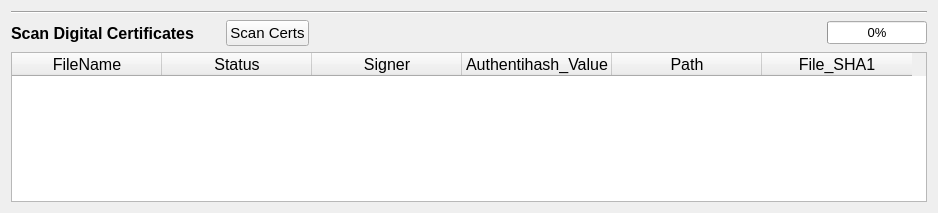
             <widget class="QWidget" name="page_5">
              <layout class="QGridLayout" name="gridLayout_2">
               <item row="1" column="0">
                <layout class="QVBoxLayout" name="verticalLayout_2">
                 <item>
                  <layout class="QHBoxLayout" name="horizontalLayout_30" stretch="0,0,0,1,0">
                   <item>
                    <widget class="QLabel" name="label_9">
                     <property name="maximumSize">
                      <size>
                       <width>16777215</width>
                       <height>38</height>
                      </size>
                     </property>
                     <property name="font">
                      <font>
                       <pointsize>12</pointsize>
                       <weight>75</weight>
                       <bold>true</bold>
                      </font>
                     </property>
                     <property name="text">
                      <string>Scan Digital Certificates</string>
                     </property>
                    </widget>
                   </item>
                   <item>
                    <spacer name="horizontalSpacer_22">
                     <property name="orientation">
                      <enum>Qt::Horizontal</enum>
                     </property>
                     <property name="sizeHint" stdset="0">
                      <size>
                       <width>25</width>
                       <height>25</height>
                      </size>
                     </property>
                    </spacer>
                   </item>
                   <item>
                    <widget class="QPushButton" name="pushButton_cert_start">
                     <property name="maximumSize">
                      <size>
                       <width>16777215</width>
                       <height>38</height>
                      </size>
                     </property>
                     <property name="font">
                      <font>
                       <pointsize>11</pointsize>
                      </font>
                     </property>
                     <property name="text">
                      <string>Scan Certs</string>
                     </property>
                    </widget>
                   </item>
                   <item>
                    <spacer name="horizontalSpacer_23">
                     <property name="orientation">
                      <enum>Qt::Horizontal</enum>
                     </property>
                     <property name="sizeHint" stdset="0">
                      <size>
                       <width>25</width>
                       <height>25</height>
                      </size>
                     </property>
                    </spacer>
                   </item>
                   <item>
                    <widget class="QProgressBar" name="progressBar_certs">
                     <property name="minimumSize">
                      <size>
                       <width>100</width>
                       <height>0</height>
                      </size>
                     </property>
                     <property name="font">
                      <font>
                       <pointsize>10</pointsize>
                      </font>
                     </property>
                     <property name="value">
                      <number>0</number>
                     </property>
                    </widget>
                   </item>
                  </layout>
                 </item>
                 <item>
                  <widget class="QTableWidget" name="tableWidget_certs">
                   <property name="sizePolicy">
                    <sizepolicy hsizetype="Preferred" vsizetype="MinimumExpanding">
                     <horstretch>0</horstretch>
                     <verstretch>0</verstretch>
                    </sizepolicy>
                   </property>
                   <property name="minimumSize">
                    <size>
                     <width>100</width>
                     <height>150</height>
                    </size>
                   </property>
                   <property name="maximumSize">
                    <size>
                     <width>16777215</width>
                     <height>16777215</height>
                    </size>
                   </property>
                   <property name="font">
                    <font>
                     <pointsize>12</pointsize>
                    </font>
                   </property>
                   <property name="sizeAdjustPolicy">
                    <enum>QAbstractScrollArea::AdjustToContents</enum>
                   </property>
                   <property name="alternatingRowColors">
                    <bool>true</bool>
                   </property>
                   <property name="selectionBehavior">
                    <enum>QAbstractItemView::SelectRows</enum>
                   </property>
                   <property name="sortingEnabled">
                    <bool>true</bool>
                   </property>
                   <attribute name="horizontalHeaderDefaultSectionSize">
                    <number>150</number>
                   </attribute>
                   <attribute name="horizontalHeaderMinimumSectionSize">
                    <number>75</number>
                   </attribute>
                   <column>
                    <property name="text">
                     <string>FileName</string>
                    </property>
                   </column>
                   <column>
                    <property name="text">
                     <string>Status</string>
                    </property>
                   </column>
                   <column>
                    <property name="text">
                     <string>Signer</string>
                    </property>
                   </column>
                   <column>
                    <property name="text">
                     <string>Authentihash_Value</string>
                    </property>
                   </column>
                   <column>
                    <property name="text">
                     <string>Path</string>
                    </property>
                   </column>
                   <column>
                    <property name="text">
                     <string>File_SHA1</string>
                    </property>
                   </column>
                  </widget>
                 </item>
                </layout>
               </item>
               <item row="0" column="0">
                <widget class="Line" name="line_5">
                 <property name="orientation">
                  <enum>Qt::Horizontal</enum>
                 </property>
                </widget>
               </item>
              </layout>
             </widget>
